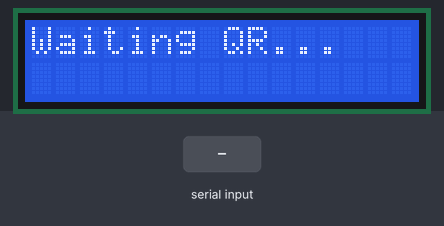
Recording of a sketch running on a simulated ESP32. Parts: 16×2 character LCD. Inputs (shaded band) come from the test bench.

Above: at 1.2 s.
1.3 s: "1\n" received over Serial
At 2.1 s:
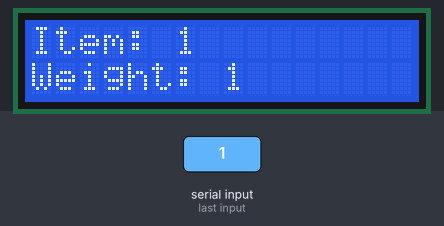
2.8 s: "0\n" received over Serial
At 3.3 s:
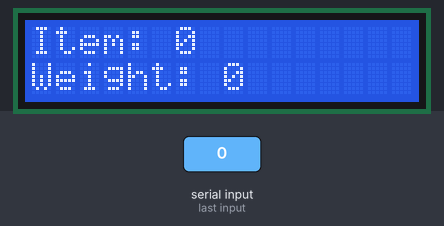
4.3 s: "2\n" received over Serial
At 5.6 s:
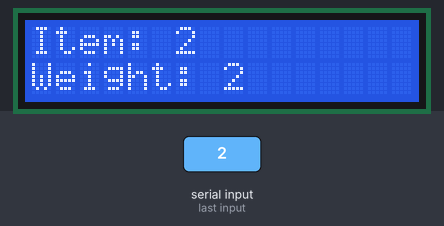
Timing chart, 0 to 7.3 s (numbered marks = the images above; inputs shaded):
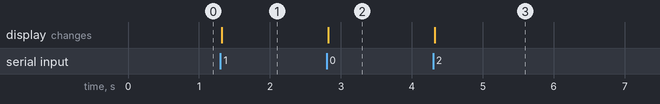

Measured:
- after the input at 1.3 s, the display: changes at once (image 1)
- after the input at 2.8 s, the display: changes at once (image 2)
- after the input at 4.3 s, the display: changes at once (image 3)

The sketch:

code1.ino
```cpp
#include <Wire.h>
#include <LiquidCrystal_I2C.h>

// LCD setup: address 0x27, 16 columns, 2 rows
LiquidCrystal_I2C lcd(0x27, 16, 2);

void setup() {
  Serial.begin(115200);   // Receive from ESP32-CAM
  lcd.begin();
  lcd.backlight();
  lcd.clear();
  lcd.setCursor(0, 0);
  lcd.print("Waiting QR...");
}

void loop() {
  if (Serial.available()) {
    String qrText = Serial.readStringUntil('\n');  // Read QR data
    int commaIndex = qrText.indexOf(',');

    String item = qrText.substring(0, commaIndex);
    String weight = qrText.substring(commaIndex + 1);

    lcd.clear();
    lcd.setCursor(0, 0);
    lcd.print("Item: " + item);
    lcd.setCursor(0, 1);
    lcd.print("Weight: " + weight);
  }
}
```
